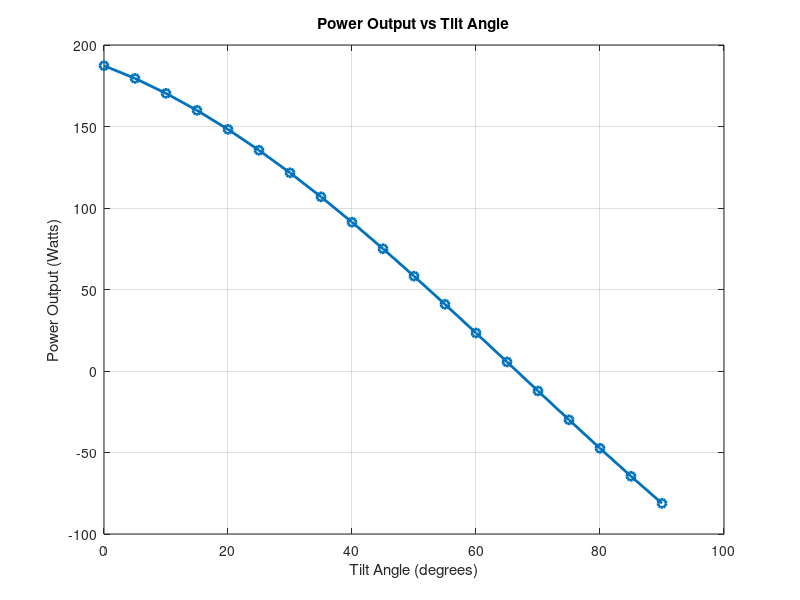

This chart was generated by the following MATLAB code:
% Solar panel parameters
solar_constant = 1361; % Solar constant in W/m^2
panel_efficiency = 0.15; % Panel efficiency
panel_area = 1; % Panel area in m^2

% Simulation parameters
tilt_angles = 0:5:90; % Tilt angles in degrees
solar_declination = -23.44; % Solar declination angle for simplicity (approximate value for equator)

% Preallocate arrays for results
power_output = zeros(size(tilt_angles));

% Loop through each tilt angle
for i = 1:length(tilt_angles)
    % Calculate solar incidence angle
    solar_incidence = abs(tilt_angles(i) - solar_declination);

    % Calculate power output using the simple model (assuming a fixed panel efficiency)
    power_output(i) = panel_area * solar_constant * panel_efficiency * cosd(solar_incidence);
end

% Plotting the results
figure;
plot(tilt_angles, power_output, 'o-', 'LineWidth', 2);
title('Power Output vs Tilt Angle');
xlabel('Tilt Angle (degrees)');
ylabel('Power Output (Watts)');
grid on;
